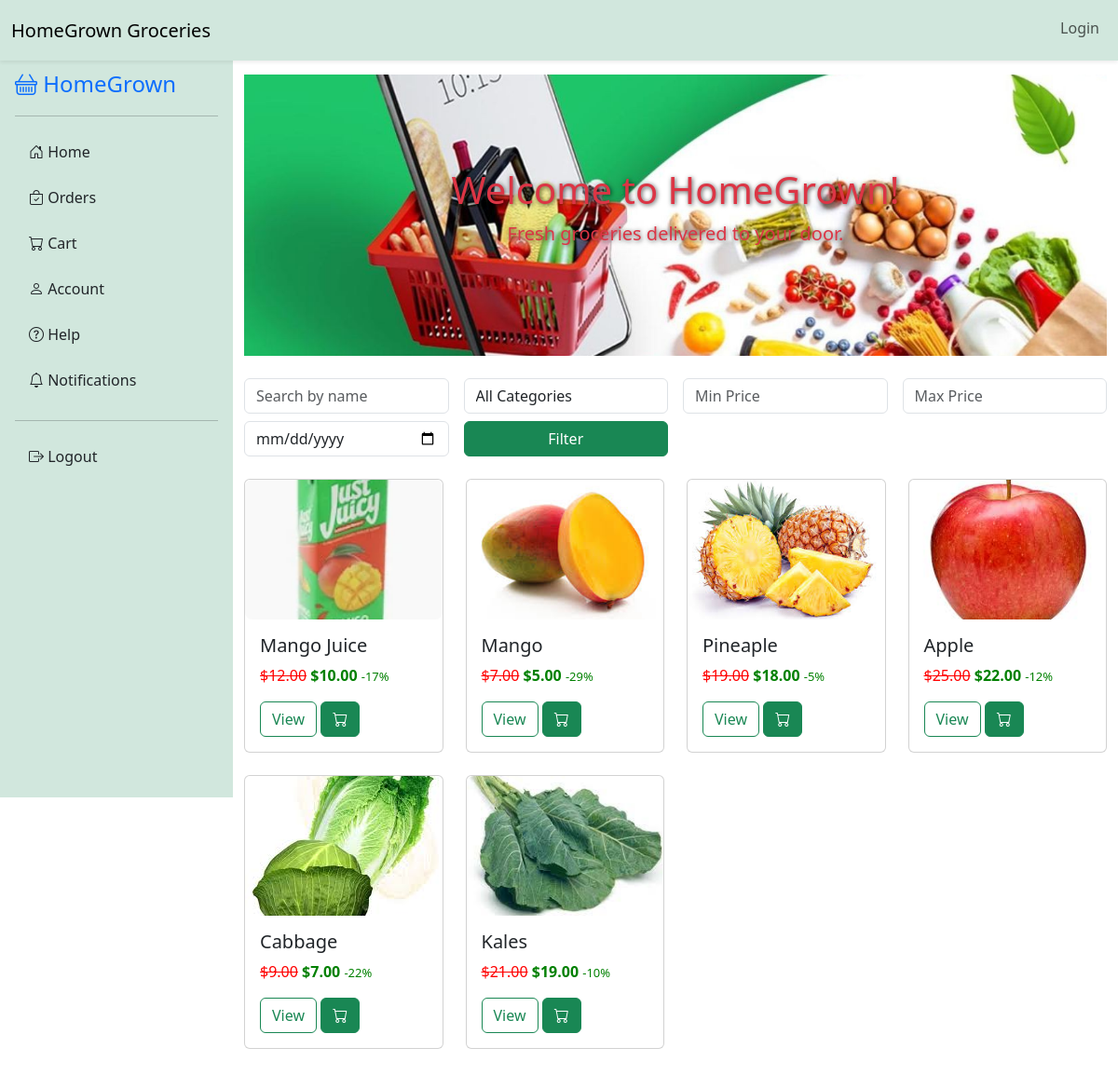
The page / on the database its author committed.
### tables this page shows
CREATE TABLE `Products` (
  `product_id` int(11) NOT NULL,
  `name` varchar(100) NOT NULL,
  `category` varchar(50) NOT NULL,
  `description` text DEFAULT NULL,
  `old_price` decimal(10,2) DEFAULT NULL,
  `new_price` decimal(10,2) DEFAULT NULL,
  `quantity` int(11) NOT NULL DEFAULT 0,
  `image_url` varchar(255) NOT NULL,
  `created_at` timestamp NOT NULL DEFAULT current_timestamp()
);

### index.php (the view, shortened to what this page needs)
<?php include 'config/db.php'; ?>
<?php include 'includes/header.php'; ?>
<div class="d-flex">
    <?php include 'includes/sidebar.php'; ?>
    <div class="container mt-4 mb-4">
        <div class="jumbotron text-center jumbotron-bg">
            <h1 class="h1 text-danger bold">Welcome to HomeGrown!</h1>
            <p class="lead text-danger">Fresh groceries delivered to your door.</p>
        </div>
        <form method="GET" class="row g-3 mt-2">
            <div class="col-12 col-md-6 col-lg-3">
                <input type="text" name="search" class="form-control" placeholder="Search by name" value="<?php echo isset($_GET['search']) ? htmlspecialchars($_GET['search']) : ''; ?>">
            </div>
            <div class="col-12 col-md-6 col-lg-3">
                <select name="category" class="form-control">
                    <option value="">All Categories</option>
                </select>
            </div>
            <div class="col-12 col-md-6 col-lg-3">
                <input type="number" name="min_price" class="form-control" placeholder="Min Price" value="<?php echo isset($_GET['min_price']) ? htmlspecialchars($_GET['min_price']) : ''; ?>">
            </div>
            <div class="col-12 col-md-6 col-lg-3">
                <input type="number" name="max_price" class="form-control" placeholder="Max Price" value="<?php echo isset($_GET['max_price']) ? htmlspecialchars($_GET['max_price']) : ''; ?>">
            </div>
            <div class="col-12 col-md-6 col-lg-3 mt-2">
                <input type="date" name="date" class="form-control" value="<?php echo isset($_GET['date']) ? htmlspecialchars($_GET['date']) : ''; ?>">
            </div>
            <div class="col-12 col-md-6 col-lg-3 mt-2">
                <button type="submit" class="btn btn-success w-100">Filter</button>
            </div>
        </form>
        <div class="row mt-4">
            <?php
            $query = "SELECT * FROM Products WHERE 1=1";
            $stmt = $conn->prepare($query);
            $stmt->execute();
            $result = $stmt->get_result();
            while ($row = $result->fetch_assoc()) {
                $percent_change = $row['old_price'] > 0 ? round((($row['new_price'] - $row['old_price']) / $row['old_price']) * 100) : 0;
                $percent_text = $percent_change < 0
                    ? '<span style="color: green; font-size: small;">' . $percent_change . '%</span>'
                    : '<span style="color: red; font-size: small;">+' . $percent_change . '%</span>';
                echo '<div class="col-12 col-sm-6 col-md-4 col-lg-3 mb-4">
                        <div class="card h-100">
                            <img src="assets/images/' . $row['image_url'] . '" class="card-img-top img-fluid product-image" alt="' . $row['name'] . '">
                            <div class="card-body">
                                <h5 class="card-title">' . $row['name'] . '</h5>
                                <p class="card-text">
                                    <span style="text-decoration: line-through; color: red;">$' . $row['old_price'] . '</span>
                                    <span style="font-weight: bold; color: green;">$' . $row['new_price'] . '</span>
                                    ' . $percent_text . '
                                </p>
                                <button class="btn btn-outline-success" data-bs-toggle="modal" data-bs-target="#productModal' . $row['product_id'] . '">View</button>
                                <a href="add_to_cart.php?add=' . $row['product_id'] . '" class="btn btn-success">
                                    <i class="bi bi-cart"></i>
                                </a>
                            </div>
                        </div>
                    </div>';
            }
            ?>
        </div>
    </div>
</div>
<?php include 'includes/footer.php'; ?>

### includes/header.php (shortened to what this page needs)
<!DOCTYPE html>
<html lang="en">
<head>
    <link href="https://cdn.jsdelivr.net/npm/bootstrap-icons/font/bootstrap-icons.css" rel="stylesheet">
    <link href="https://cdnjs.cloudflare.com/ajax/libs/font-awesome/6.0.0-beta3/css/all.min.css" rel="stylesheet">
    <link href="https://cdn.jsdelivr.net/npm/bootstrap@5.3.0-alpha3/dist/css/bootstrap.min.css" rel="stylesheet">
    <link rel="stylesheet" href="assets/css/style.css">
</head>
<body>
<?php
$cart_count = isset($_SESSION['cart']) ? array_sum($_SESSION['cart']) : 0;
?>
<nav class="navbar navbar-expand-lg navbar-light bg-success-subtle fixed-top shadow-sm">
    <div class="container-fluid">
        <a class="navbar-brand" href="index.php">HomeGrown Groceries</a>
        <div class="collapse navbar-collapse" id="navbarNav">
            <ul class="navbar-nav ms-auto">
                <?php if (isset($_SESSION['user_id'])): ?>
                    <li class="nav-item"><a class="nav-link" href="profile.php">Profile</a></li>
                    <li class="nav-item">
                        <a class="nav-link" href="cart.php">
                            <i class="bi bi-cart"></i>
                            <span class="badge bg-danger"><?php echo $cart_count; ?></span>
                        </a>
                    </li>
                    <li class="nav-item"><a class="nav-link" href="logout.php">Logout</a></li>
                <?php else: ?>
                    <li class="nav-item"><a class="nav-link" href="login.php">Login</a></li>
                <?php endif; ?>
            </ul>
        </div>
    </div>
</nav>

### includes/sidebar.php (shortened to what this page needs)
<div class="d-flex flex-column flex-shrink-0 p-3 bg-success-subtle" style="width: 250px; height: 100vh;">
    <a href="./index.php" class="d-flex align-items-center mb-3 mb-md-0 me-md-auto text-decoration-none">
        <span class="fs-4"><i class="bi bi-basket"></i> HomeGrown</span>
    </a>
    <hr>
    <ul class="nav nav-pills flex-column mb-auto">
        <li class="nav-item">
            <a href="./index.php" class="nav-link link-dark">
                <i class="bi bi-house-door"></i> Home
            </a>
        </li>
        <li>
            <a href="./orders.php" class="nav-link link-dark">
                <i class="bi bi-bag-check"></i> Orders
            </a>
        </li>
        <li>
            <a href="./cart.php" class="nav-link link-dark">
                <i class="bi bi-cart"></i> Cart
            </a>
        </li>
        <li>
            <a href="./profile.php" class="nav-link link-dark">
                <i class="bi bi-person"></i> Account
            </a>
        </li>
        <li>
            <a href="./help.php" class="nav-link link-dark">
                <i class="bi bi-question-circle"></i> Help
            </a>
        </li>
        <li>
            <a href="./index.php" class="nav-link link-dark">
                <i class="bi bi-bell"></i> Notifications
            </a>
        </li>
        <hr>
        <li>
            <a href="./logout.php" class="nav-link link-dark">
                <i class="bi bi-box-arrow-right"></i> Logout
            </a>
        </li>
    </ul>
</div>

### includes/footer.php (shortened to what this page needs)
</body>
</html>

### assets/css/style.css (style rules this page uses)
body { margin: 0; padding: 0; box-sizing: border-box; }
.d-flex { display: flex; }
.nav-link { font-size: 16px; padding: 10px 15px; margin-bottom: 5px; border-radius: 5px; transition: background-color 0.3s ease; }
.product-image { width: 100%; height: 150px; object-fit: cover; border-radius: 8px; }
.jumbotron-bg { background-image: url('../images/we_Deliver.jpg'); background-size: cover; background-position: center; color: white; padding: 100px 20px; text-shadow: 1px 1px 5px rgba(0, 0, 0, 0.7); }

### includes/header.php (style rules this page uses)
body { padding-top: 56px; }

### rows shown on the page
products: image_url (picture), name "Mango Juice", old_price "12.00", new_price "10.00", percent_change "-17"
products: image_url (picture), name "Mango", old_price "7.00", new_price "5.00", percent_change "-29"
products: image_url (picture), name "Pineaple", old_price "19.00", new_price "18.00", percent_change "-5"
products: image_url (picture), name "Apple", old_price "25.00", new_price "22.00", percent_change "-12"
products: image_url (picture), name "Cabbage", old_price "9.00", new_price "7.00", percent_change "-22"
products: image_url (picture), name "Kales", old_price "21.00", new_price "19.00", percent_change "-10"
